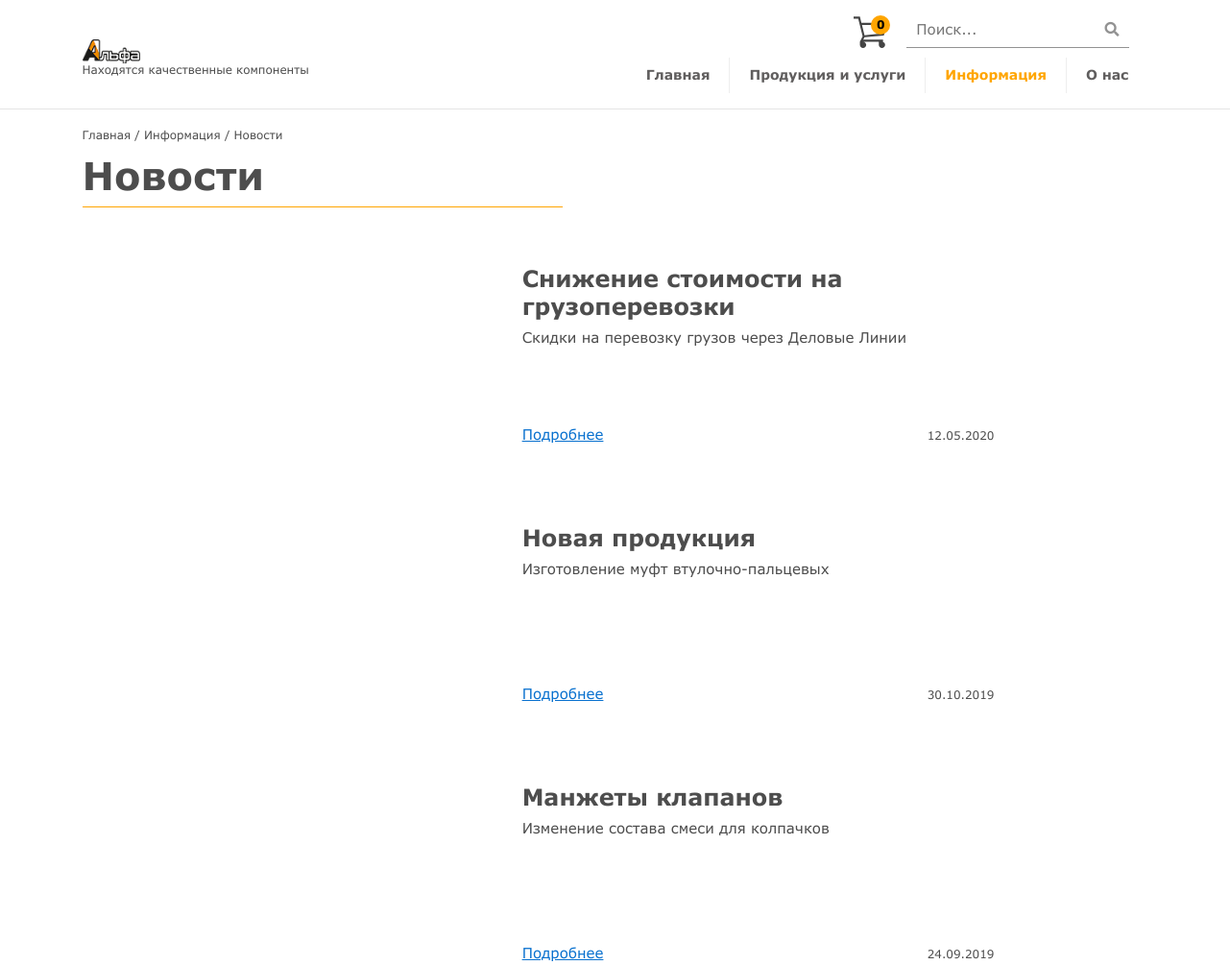
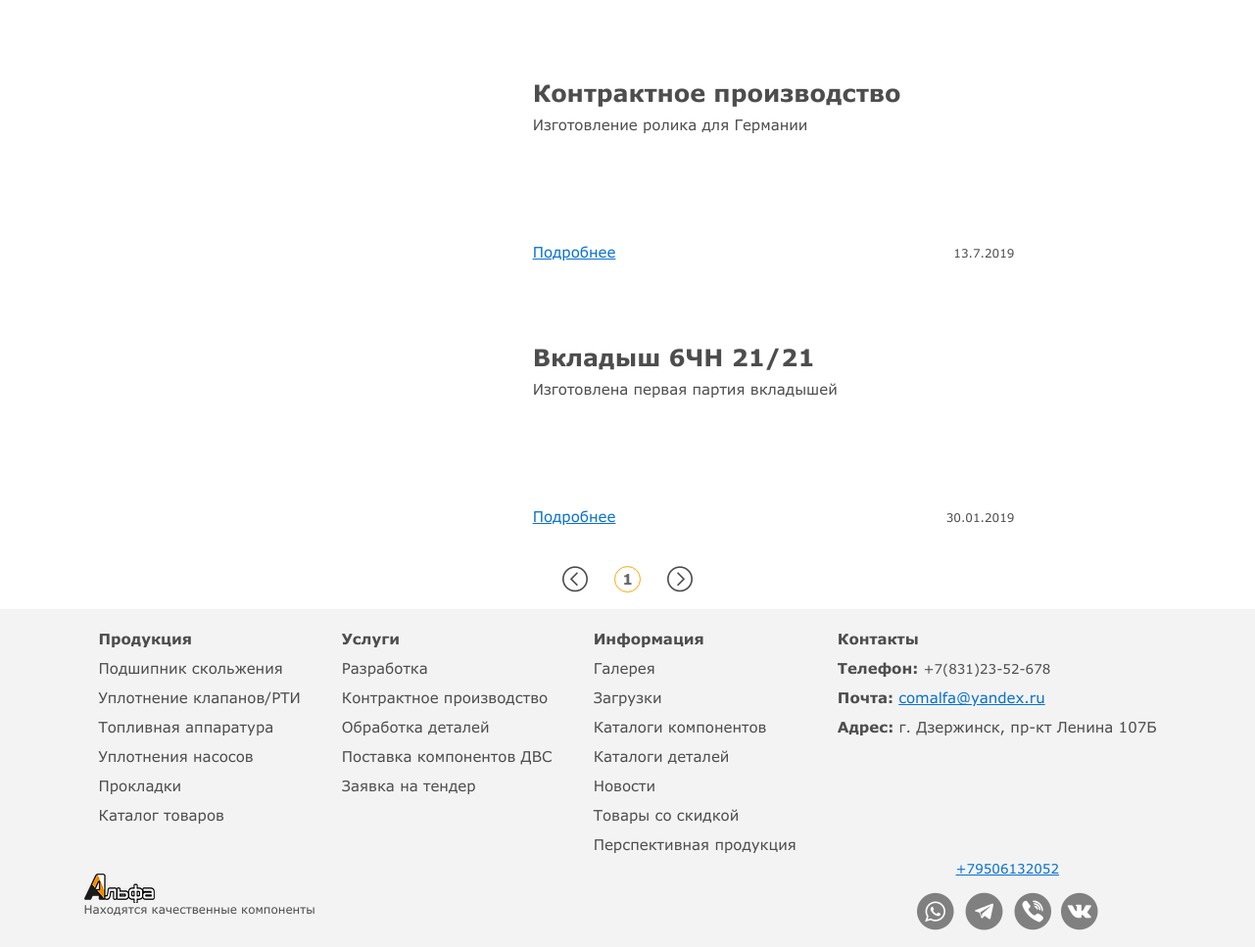
Page /news/ on the committed database (2 pictures, top to bottom).
### main/models.py (models this page shows, shortened)
class News(models.Model):
    def get_image_path(self, filename):
        ext = filename.split('.')[-1]
        path = ''.join(["images/",translit.slugify(filename.strip()),'.',ext])
        return path
    title = models.CharField(max_length = 200, verbose_name='Заголовок')
    img = models.ImageField(upload_to=get_image_path, verbose_name='Фото')
    date = models.CharField(max_length = 30, verbose_name='Дата публикации', blank = True)
    longDescription = models.TextField(verbose_name='Описание')
    shortDescription = models.CharField(max_length = 200, verbose_name='Короткое описание')
    visible = models.BooleanField(default=True, verbose_name='Показывать новость')
    created_at = models.DateTimeField(auto_now_add=True)
    class Meta:
        verbose_name = u'Новость'
        verbose_name_plural = u'Новости'

### main/views.py (the view)
# urls.py: path('news/', views.news, name='news'),
def news(request):
    context = {}
    news = News.objects.filter(visible=True).order_by('-created_at')
    paginator = Paginator(news, 8) # Show 25 contacts per page
    num_pages = [x for x in range(1, paginator.num_pages + 1)]
    page = request.GET.get('page')
    try:
        context['news'] = paginator.page(page)
    except PageNotAnInteger:
        context['news'] = paginator.page(1)
    except EmptyPage:
        context['news'] = paginator.page(paginator.num_pages)
    context['num_pages'] = num_pages
    return render(request, 'news.html', context)

### main/templates/news.html (shortened to what this page needs)
{% extends "base.html" %}
{% load static %}
{% block content %}
<div class="container">
    <div class="breadcrumbs">
        <a href="/">Главная</a> / Информация / Новости
    </div>
</div>
<div class="container">
    <h1>Новости</h1><span class="line"></span>
    <div class="news-wrapper">
        {% for new in news %}
        <div class="news-item">
            <a href="/news/{{ new.id }}" class="news-item__img" style="background: url({{new.img.url}}) no-repeat center/70%;">
            </a>
            <div class="news-item__title">
                <h3>{{ new.title }}</h3>
            </div>
            <div class="news-item__description">
                {{new.shortDescription}}
            </div>
            <div class="news-item__about">
                <a href="/news/{{ new.id }}">Подробнее</a><span class="news-item__date"
                    style="float: right; bottom: 0; font-size: 12px;">{{new.date}}</span>
            </div>
        </div>
        {% endfor %}
    </div>
    <div class="pagination">
        <span class="step-links">
            {% if news.has_previous %}
            <a href="?page={{ news.previous_page_number }}"><i class="flaticon-left-arrow"></i></a>
            {% else %}
            <div><i class="flaticon-left-arrow"></i></div>
            {% endif %}
            {% for page in num_pages %}
            {% if page ==  news.number%}
            <div class="curr_page">{{page}}</div>
            {% else %}
            <a href="?page={{page}}" class="num_page">{{page}}</a>
            {% endif %}
            {% endfor %}
            {% if news.has_next %}
            <a href="?page={{ news.next_page_number }}"><i class="flaticon-right-arrow"></i></a>
            {% else %}
            <div><i class="flaticon-right-arrow"></i></div>
            {% endif %}
        </span>
    </div>
</div>
{% endblock content %}

### static/css/style.css (style rules this page uses)
body { font-family: Verdana; font-size: 15px; color: #4D4D4D; line-height: 1.2; }
h1 { padding-top: 10px; font-size: 40px; font-weight: bold; }
h3 { font-size: 20px; font-weight: bold; }
.pagination { padding: 10px; display: flex; align-items: center; justify-content: center; text-align: center; }
.news-wrapper { display: grid; grid-template-columns: 1; align-items: center; }
.news-item { align-self: center; justify-self: center; width: 800px; margin: 50px 0 20px 0px; display: grid; grid-template-columns: 3fr 5fr; grid-template-rows: 1fr 3fr 1fr; grid-template-areas: 'news-item__img news-item__title' 'news-item__img news-item__description' 'news-item__img news-item__about'; height: 200px; padding: 0 5px 5px 0; }
.news-item__img { grid-area: news-item__img; }
.news-item__title { padding: 10px 0 0 5px; grid-area: news-item__title; }
.news-item__title h3 { font-size: 24px; }
.news-item__description { font-size: 15px; padding-left: 5px; grid-area: news-item__description; }
.news-item__about { padding-left: 5px; grid-area: news-item__about; display: flex; justify-content: space-between; align-items: flex-end; }
.step-links { display: inline-flex; align-items: center; }
.curr_page { width: 27px; height: 27px; border-radius: 50%; border: 1px solid orange; margin: 7px; padding: 3px; font-weight: bold; color: rgb(104, 104, 104); }
.line { display: block; border-bottom: 1px solid orange; width: 500px; height: 2px; }
.breadcrumbs { display: inline; font-size: 12px; }
.breadcrumbs a { text-decoration: none; color: #4D4D4D; }

### rows in the picture
News: title "Снижение стоимости на грузоперевозки", shortDescription "Скидки на перевозку грузов через Деловые Линии", date "12.05.2020"
News: title "Новая продукция", shortDescription "Изготовление муфт втулочно-пальцевых", date "30.10.2019"
News: title "Манжеты клапанов", shortDescription "Изменение состава смеси для колпачков", date "24.09.2019"
News: title "Контрактное производство", shortDescription "Изготовление ролика для Германии", date "13.7.2019"
News: title "Вкладыш 6ЧН 21/21", shortDescription "Изготовлена первая партия вкладышей", date "30.01.2019"

### other values in the picture
{{ page }} "1"
